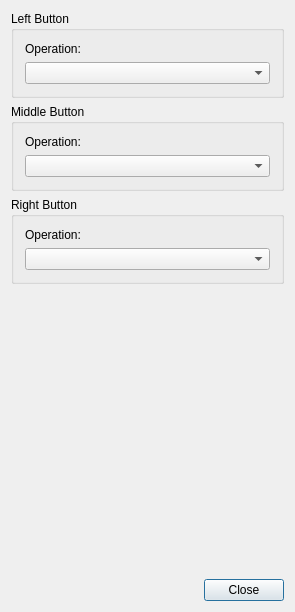
<?xml version="1.0" encoding="UTF-8"?>
<ui version="4.0">
 <class>MouseManager</class>
 <widget class="QDialog" name="MouseManager">
  <property name="geometry">
   <rect>
    <x>0</x>
    <y>0</y>
    <width>295</width>
    <height>612</height>
   </rect>
  </property>
  <property name="windowTitle">
   <string>MouseManager</string>
  </property>
  <layout class="QVBoxLayout">
   <item>
    <widget class="QGroupBox" name="LeftButton">
     <property name="title">
      <string>Left Button</string>
     </property>
     <layout class="QVBoxLayout">
      <item>
       <widget class="QLabel" name="LeftOperationLabel">
        <property name="text">
         <string>Operation:</string>
        </property>
        <property name="wordWrap">
         <bool>false</bool>
        </property>
       </widget>
      </item>
      <item>
       <widget class="QComboBox" name="LeftOperationCombo"/>
      </item>
     </layout>
    </widget>
   </item>
   <item>
    <widget class="QGroupBox" name="MiddleButton">
     <property name="title">
      <string>Middle Button</string>
     </property>
     <layout class="QVBoxLayout">
      <item>
       <widget class="QLabel" name="MiddleOperationLabel">
        <property name="text">
         <string>Operation:</string>
        </property>
        <property name="wordWrap">
         <bool>false</bool>
        </property>
       </widget>
      </item>
      <item>
       <widget class="QComboBox" name="MiddleOperationCombo"/>
      </item>
     </layout>
    </widget>
   </item>
   <item>
    <widget class="QGroupBox" name="RightButton">
     <property name="title">
      <string>Right Button</string>
     </property>
     <layout class="QVBoxLayout">
      <item>
       <widget class="QLabel" name="RightOperationLabel">
        <property name="text">
         <string>Operation:</string>
        </property>
        <property name="wordWrap">
         <bool>false</bool>
        </property>
       </widget>
      </item>
      <item>
       <widget class="QComboBox" name="RightOperationCombo"/>
      </item>
     </layout>
    </widget>
   </item>
   <item>
    <spacer name="spacer2">
     <property name="orientation">
      <enum>Qt::Vertical</enum>
     </property>
     <property name="sizeType">
      <enum>QSizePolicy::Expanding</enum>
     </property>
     <property name="sizeHint" stdset="0">
      <size>
       <width>20</width>
       <height>40</height>
      </size>
     </property>
    </spacer>
   </item>
   <item>
    <widget class="QDialogButtonBox" name="buttonBox">
     <property name="standardButtons">
      <set>QDialogButtonBox::Close</set>
     </property>
    </widget>
   </item>
  </layout>
 </widget>
 <layoutdefault spacing="6" margin="11"/>
 <resources/>
 <connections>
  <connection>
   <sender>buttonBox</sender>
   <signal>rejected()</signal>
   <receiver>MouseManager</receiver>
   <slot>close()</slot>
   <hints>
    <hint type="sourcelabel">
     <x>147</x>
     <y>591</y>
    </hint>
    <hint type="destinationlabel">
     <x>147</x>
     <y>305</y>
    </hint>
   </hints>
  </connection>
 </connections>
</ui>
